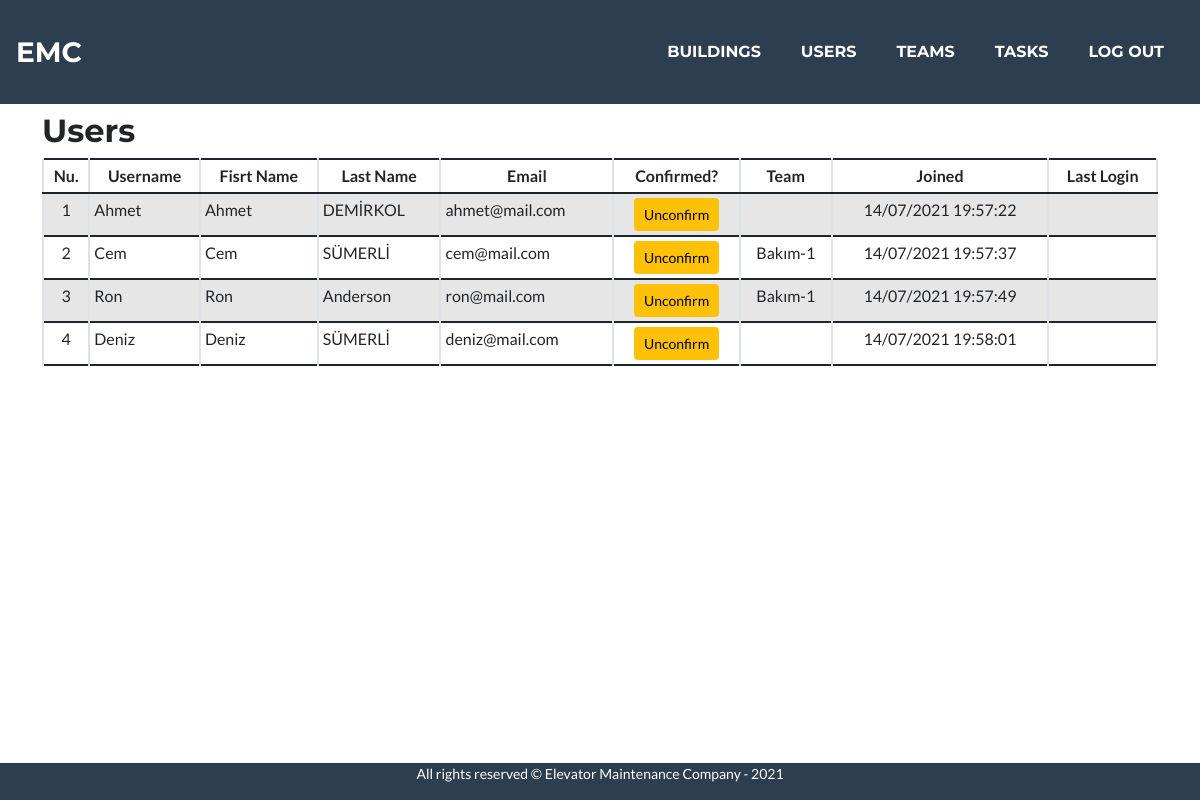
The app's page /userlist (signed in), older data.
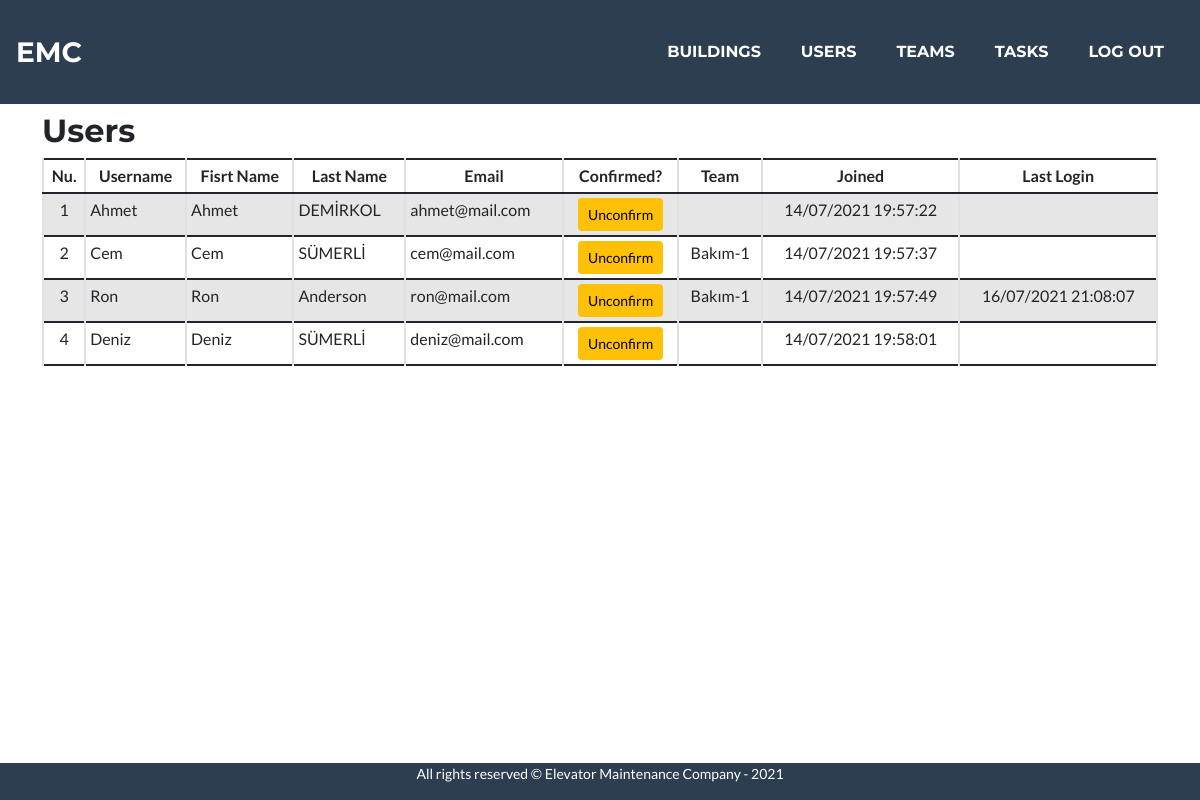
The same page, newer data.
### maintenance/models.py (models this page shows, shortened)
class User(AbstractUser):
    confirmed = models.BooleanField(default=False)

class Team(models.Model):
    leader = models.ForeignKey(User, on_delete=models.CASCADE, related_name="team_leader")
    name = models.CharField(max_length=50)
    description = models.CharField(max_length=200)

### maintenance/views.py (the view)
# urls.py: path("userlist", views.userlist, name="userlist"),
@login_required
def userlist(request):
    users = User.objects.exclude(is_staff=1)
    for u in users:
        try:
            userTeam = UserTeam.objects.get(user_id = u.id)
            if userTeam:
                try:
                    team = Team.objects.get(pk=userTeam.team_id)
                    u.team = team.name
                except:
                    pass
        except:
            pass
    return render(request, "maintenance/userlist.html", {
        "users": users
    })

### maintenance/templates/maintenance/userlist.html (shortened to what this page needs)
{% extends "maintenance/layout.html" %}
{% load tz %}
{% load static %}
{% block main %}
    <h2>Users</h2>
    {% if users %}
        <section id="usersTableSection">
        <div class="table-responsive">
            <table class="table table-sm table-striped table-hover table-bordered">
                <thead style="text-align: center;">
                    <th>Nu.</th>
                    <th>Username</th>
                    <th>Fisrt Name</th>
                    <th>Last Name</th>
                    <th>Email</th>
                    <th>Confirmed?</th>
                    <th>Team</th>
                    <th>Joined</th>
                    <th>Last Login</th>
                </thead>
                <tbody>
                    {% for user in users %}
                        <tr {% if not user.confirmed %} class="table-danger" {% endif %} style="vertical-align: middle;">
                            <td style="text-align: center;">{{ forloop.counter }}</td>
                            <td>{{ user.username }}</td>
                            <td>{{ user.first_name }}</td>
                            <td>{{ user.last_name }}</td>
                            <td>{{ user.email }}</td>
                            {% if user.confirmed %}
                                <td style="text-align: center;"><a href="javascript:void(0)" class="btn btn-sm btn-warning conf" data-confirm="{{ user.id }}">Unconfirm</a></td>
                            {% else %}
                                <td style="text-align: center;"><a href="javascript:void(0)" class="btn btn-sm btn-success conf" data-confirm="{{ user.id }}">Confirm</a></td>
                            {% endif %}
                            <td style="text-align: center;">{{ user.team }}</td>
                            <td style="text-align: center;">{{ user.date_joined|localtime|date:"d/m/Y H:i:s" }}</td>
                            <td style="text-align: center;">{{ user.last_login|localtime|date:"d/m/Y H:i:s" }}</td>
                        </tr>
                    {% endfor %}
                </tbody>
            </table>
        </div>
        </section>
    {% else %}
        <div>
            <p>No buildings have been added so far. Click <strong>"Add New Building"</strong> button and add a new building.</p>
        </div>
    {% endif %}
{% endblock %}

Row changes from the older to the newer data that the page shows:
changed User "Ron": last_login (not shown) → "16/07/2021 21:08:07"
